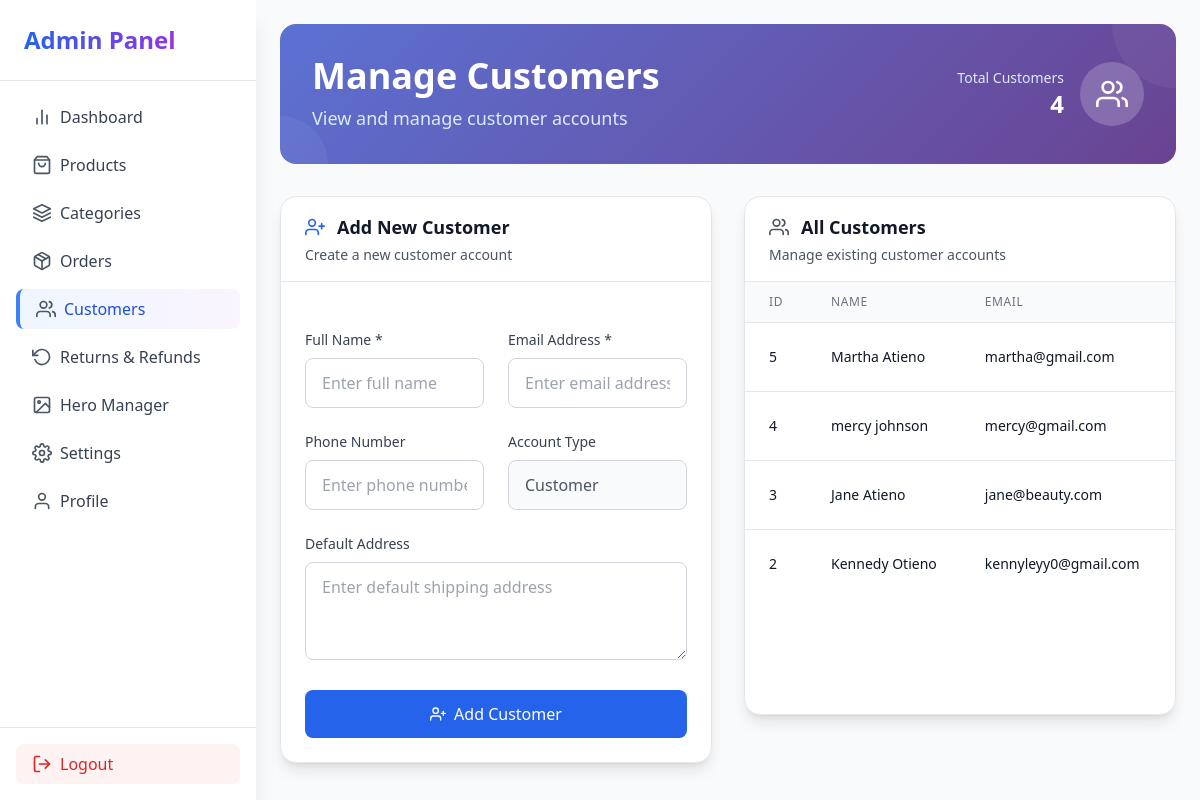
/admin/customers.php (signed in), run on an earlier commit of the app's database.
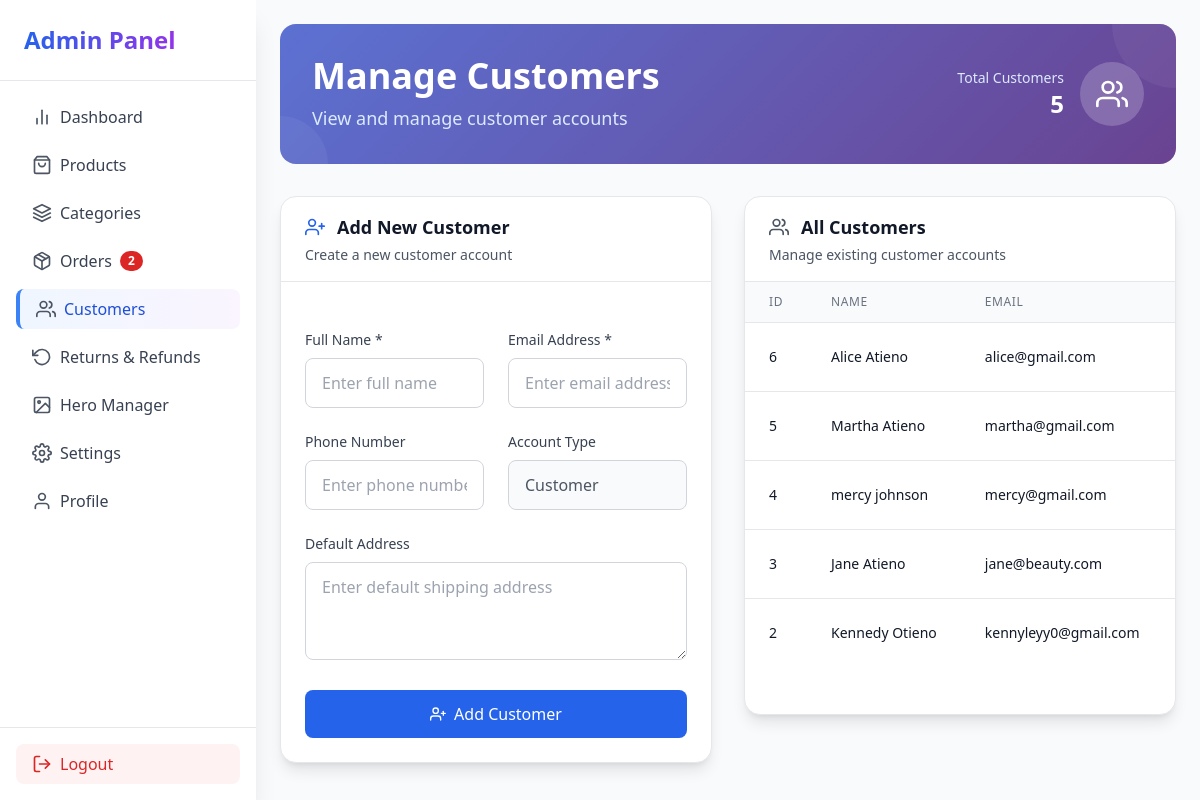
And on a later commit of the database.
### tables this page shows
CREATE TABLE `users` (
  `id` int(11) NOT NULL,
  `name` varchar(100) DEFAULT NULL,
  `email` varchar(100) DEFAULT NULL,
  `phone` varchar(20) DEFAULT NULL,
  `default_address` text DEFAULT NULL,
  `password` varchar(255) DEFAULT NULL,
  `role` enum('customer','admin') DEFAULT 'customer',
  `created_at` timestamp NOT NULL DEFAULT current_timestamp(),
  `loyalty_points` int(11) DEFAULT 0,
  `referral_code` varchar(20) DEFAULT NULL,
  `referred_by` int(11) DEFAULT NULL,
  `total_referrals` int(11) DEFAULT 0,
  `total_points_earned` int(11) DEFAULT 0
);

### admin/customers.php (the view, shortened to what the changed rows need)
<?php
$dbAvailable = false;
$pdo = null;
try {
    $dbAvailable = true;
} catch (Exception $e) {
    $dbAvailable = false;
    $error = "❌ Database connection failed: " . $e->getMessage() . ". Please ensure MySQL drivers are installed.";
}
$itemsPerPage = 10;
$currentPage = isset($_GET['page']) ? (int)$_GET['page'] : 1;
$currentPage = max(1, $currentPage);
if ($dbAvailable) {
    try {
        $totalCountStmt = $pdo->query("SELECT COUNT(*) FROM users WHERE role = 'customer'");
        $totalCustomers = $totalCountStmt->fetchColumn();
    } catch (Exception $e) {
        $totalCustomers = 0;
        $error = "❌ Error counting customers: " . $e->getMessage();
    }
    $offset = ($currentPage - 1) * $itemsPerPage;
    $customers = [];
    try {
        $testStmt = $pdo->query("SELECT * FROM users WHERE role = 'customer' ORDER BY created_at DESC");
        $allCustomers = $testStmt->fetchAll(PDO::FETCH_ASSOC);
        if (count($allCustomers) > 0) {
            $customers = array_slice($allCustomers, $offset, $itemsPerPage);
        }
    } catch (Exception $e) {
        $error = "❌ Error fetching customers: " . $e->getMessage();
        $customers = [];
    }
    $editCustomer = null;
}
?>
<!DOCTYPE html>
<html lang="en">
<head>
    <script src="https://cdn.tailwindcss.com"></script>
</head>
<body class="bg-gray-50 min-h-screen">
    <div class="flex flex-col md:flex-row">
        <?php include('sidebar.php'); ?>
        <main class="flex-1 p-6 md:ml-64 mb-8 sm:mb-0">
            <div class="mb-8">
                <div class="gradient-bg rounded-2xl p-8 text-white relative overflow-hidden">
                    <div class="relative z-10">
                        <div class="flex flex-col sm:flex-row sm:items-center sm:justify-between">
                            <div>
                                <h1 class="text-3xl sm:text-4xl font-bold mb-2">Manage Customers</h1>
                            </div>
                            <div class="mt-4 sm:mt-0 flex items-center space-x-4">
                                <div class="text-right">
                                    <p class="text-blue-100 text-sm">Total Customers</p>
                                    <p class="text-2xl font-bold"><?= $totalCustomers ?></p>
                                </div>
                            </div>
                        </div>
                    </div>
                </div>
            </div>
            <div class="grid grid-cols-1 lg:grid-cols-2 gap-8">
                <div class="bg-white rounded-2xl shadow-lg border border-gray-200 card-hover">
                    <div class="px-6 py-4 border-b border-gray-200">
                        <h2 class="flex items-center gap-3 text-lg font-semibold text-gray-900">
                            <i data-feather="<?= $editCustomer ? 'edit' : 'user-plus' ?>" class="w-5 h-5 text-blue-600"></i>
                            <?= $editCustomer ? 'Edit Customer' : 'Add New Customer' ?>
                        </h2>
                    </div>
                </div>
                <div class="bg-white rounded-2xl shadow-lg border border-gray-200 card-hover mb-12">
                    <div class="px-6 py-4 border-b border-gray-200">
                        <h2 class="flex items-center gap-3 text-lg font-semibold text-gray-900">
                            <i data-feather="users" class="w-5 h-5 text-gray-600"></i>
                            All Customers
                        </h2>
                    </div>
                    <div class="overflow-x-auto">
                        <table class="min-w-full divide-y divide-gray-200">
                            <thead class="bg-gray-50">
                                <tr>
                                    <th class="px-6 py-3 text-left text-xs font-medium text-gray-500 uppercase tracking-wider">ID</th>
                                    <th class="px-6 py-3 text-left text-xs font-medium text-gray-500 uppercase tracking-wider">Name</th>
                                    <th class="px-6 py-3 text-left text-xs font-medium text-gray-500 uppercase tracking-wider">Email</th>
                                    <th class="px-6 py-3 text-left text-xs font-medium text-gray-500 uppercase tracking-wider">Phone</th>
                                </tr>
                            </thead>
                            <tbody class="bg-white divide-y divide-gray-200">
                                <?php if (count($customers) > 0): ?>
                                <?php foreach ($customers as $customer): ?>
                                <tr class="hover:bg-gray-50 transition-colors">
                                    <td class="px-6 py-4 whitespace-nowrap text-sm font-medium text-gray-900"><?= $customer['id'] ?></td>
                                    <td class="px-6 py-4 whitespace-nowrap">
                                        <div class="text-sm font-medium text-gray-900"><?= htmlspecialchars($customer['name']) ?></div>
                                    </td>
                                    <td class="px-6 py-4 whitespace-nowrap">
                                        <div class="text-sm text-gray-900"><?= htmlspecialchars($customer['email']) ?></div>
                                    </td>
                                    <td class="px-6 py-4 whitespace-nowrap text-sm text-gray-500">
                                    </td>
                                </tr>
                                <?php endforeach; ?>
                                <?php endif; ?>
                            </tbody>
                        </table>
                    </div>
                </div>
            </div>
        </main>
    </div>
</body>
</html>

### admin/sidebar.php (shortened to what the changed rows need)
<?php
require_once '../includes/db.php';
$pendingStmt = $pdo->query("SELECT COUNT(*) AS pending_count FROM orders WHERE order_status = 'pending'");
$pendingCount = $pendingStmt->fetch(PDO::FETCH_ASSOC)['pending_count'] ?? 0;
?>
<aside id="sidebar"
    class="fixed top-0 left-0 h-screen w-64 bg-white/95 backdrop-blur shadow-xl flex flex-col transform -translate-x-full md:translate-x-0 transition-transform duration-300 ease-in-out z-40">
    <div class="p-6 border-b flex justify-between items-center">
        <h2 class="text-2xl font-bold bg-gradient-to-r from-blue-600 to-purple-600 bg-clip-text text-transparent">Admin
            Panel</h2>
    </div>
    <nav class="flex-1 p-4 space-y-2 overflow-y-auto">
        <a href="orders.php" aria-label="Orders"
            class="group flex items-center px-4 py-2 rounded-lg transition-all duration-200 transform hover:translate-x-1 hover:shadow-sm relative
            <?php echo basename($_SERVER['PHP_SELF']) == 'orders.php' ? 'bg-gradient-to-r from-blue-50 to-purple-50 text-blue-700 font-medium border-l-4 border-blue-500' : 'hover:bg-gray-100 text-gray-700'; ?>">
            <i data-feather="package" class="w-5 h-5 text-gray-600"></i>
            <span class="ml-2">Orders</span>
            <?php if ($pendingCount > 0): ?>
            <span
                class="ml-2 inline-flex items-center justify-center px-2 py-1 text-xs font-bold leading-none text-white bg-red-600 rounded-full animate-pulse">
                <?= $pendingCount ?>
            </span>
            <?php endif; ?>
        </a>
    </nav>
</aside>

What changed in the data, as far as the page shows it:
added users: id "6", name "Alice Atieno", email "alice@gmail.com"
Also different on the page:
$pendingCount: (not shown) → "2"
$totalCustomers: "4" → "5"
